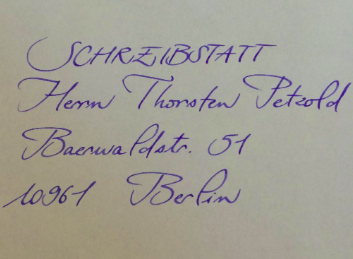
%> input picture I3DCV_3544557_Exercise_4/A2_image_1.PNG, 353 x 259 px
$ octave --eval "A2_exercises;"   (GNU Octave 9; MATLAB toolbox functions it lacks are replaced by stand-ins)
%> lines starting %> are read from the running program, lines starting %| are printed output that depends on the picture
function A2_exercises
  % based on the code, prvided by slides.
  % But i fixed some lines - so i didn't just copy pased the code
  function [im_ii_vol] = iivolume_filter(im,radius)

    fw=2*radius+1;

    [xx,yy]=meshgrid(-radius:+radius);
    % normalize the mask
    radiiBase = sqrt(xx.^2 + yy.^2)./radius;

    % values higher than 1 ar not a number
    radiiBase(find(radiiBase>1.0))=nan;
    s_melt = sqrt(1.0 - radiiBase.^2); %(radius/radius)^2=1
    s_plus = 2.0*s_melt;

    % plot the meltet sphere:
    figure(1);
    mesh (xx, yy, s_plus);
    title("melted sphere+");

    for ix=1:size(im,1)-fw
      for iy=1:size(im,2)-fw
        subimage = im(ix:ix+fw-1,iy:iy+fw-1);
        centralpix = subimage(radius,radius);
        h = subimage - centralpix - s_melt;
        subimage_min = min(h,s_plus);

        %don't apply negative values:
        subimage_min(find(h<0.0))=0.0;
        subimage_min(find(isnan(radiiBase)))=0.0;

        im_ii_vol(ix,iy)=sum(subimage_min(:));
      endfor
    endfor
    im_ii_vol/=sum(s_plus(find(isfinite(s_plus))));

  endfunction

  clear all;
  clf;

  img1 = imread('A2_image_1.png');
%> img1 is the input picture: size 259x353x3 uint8; mean R, G, B 162, 158.7, 148.8
  grey_img = rgb2gray(img1);
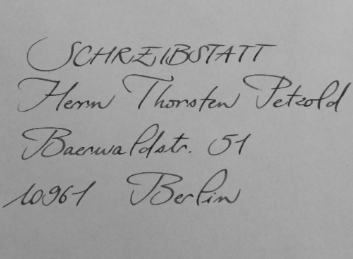
%> grey_img: size 259x353 uint8; min 30, max 184, mean 158.6
  img_size1=size(grey_img)
%> img_size1 = [259 353]
  res1 = iivolume_filter(grey_img,10);
%> in iivolume_filter, `title("melted sphere+");`:
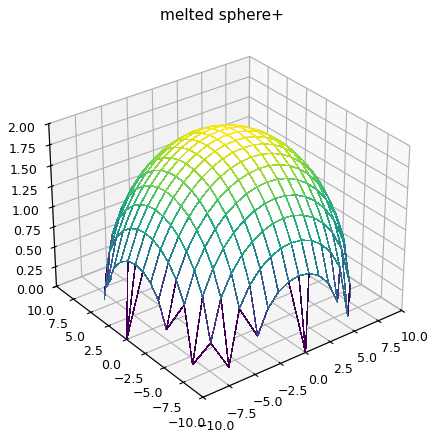
%> figure redrawn from the program's plot data
%> after the loop in iivolume_filter, `for ix=1:size(im,1)-fw`:
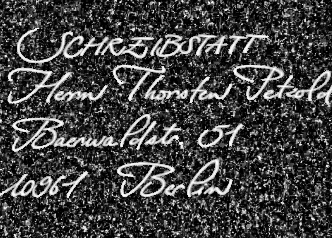
%> im_ii_vol: size 238x332 double; min 0, max 428, mean 111.6; drawn with min black and max white

  img2 = imread('A2_image_2.png');
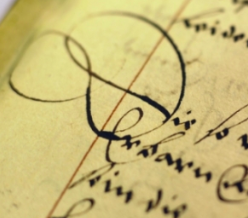
%> input picture I3DCV_3544557_Exercise_4/A2_image_2.PNG, 248 x 218 px
%> img2 is the input picture: size 218x248x3 uint8; mean R, G, B 200.4, 185.6, 119.4
  grey_img2 = rgb2gray(img2);
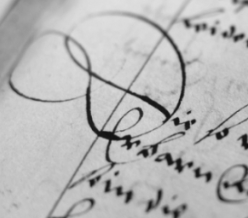
%> grey_img2: size 218x248 uint8; min 17, max 225, mean 182.5
  img_size2=size(grey_img2)
%> img_size2 = [218 248]
  res2 = iivolume_filter(grey_img2,10);
%> call 2 of iivolume_filter, with radius = 10
%> after the loop in iivolume_filter (call 2), `for ix=1:size(im,1)-fw`:
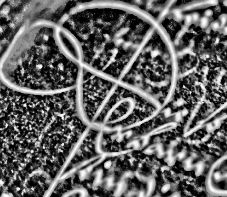
%> im_ii_vol: size 197x227 double; min 0, max 428, mean 165.5; drawn with min black and max white

  figure(2);
  subplot(1,2,1);
  imshow(img1);
  subplot(1,2,2);
  imshow(res1);

  figure(3);
  subplot(1,2,1);
  imshow(img2);
  subplot(1,2,2);
  imshow(res2);

endfunction
